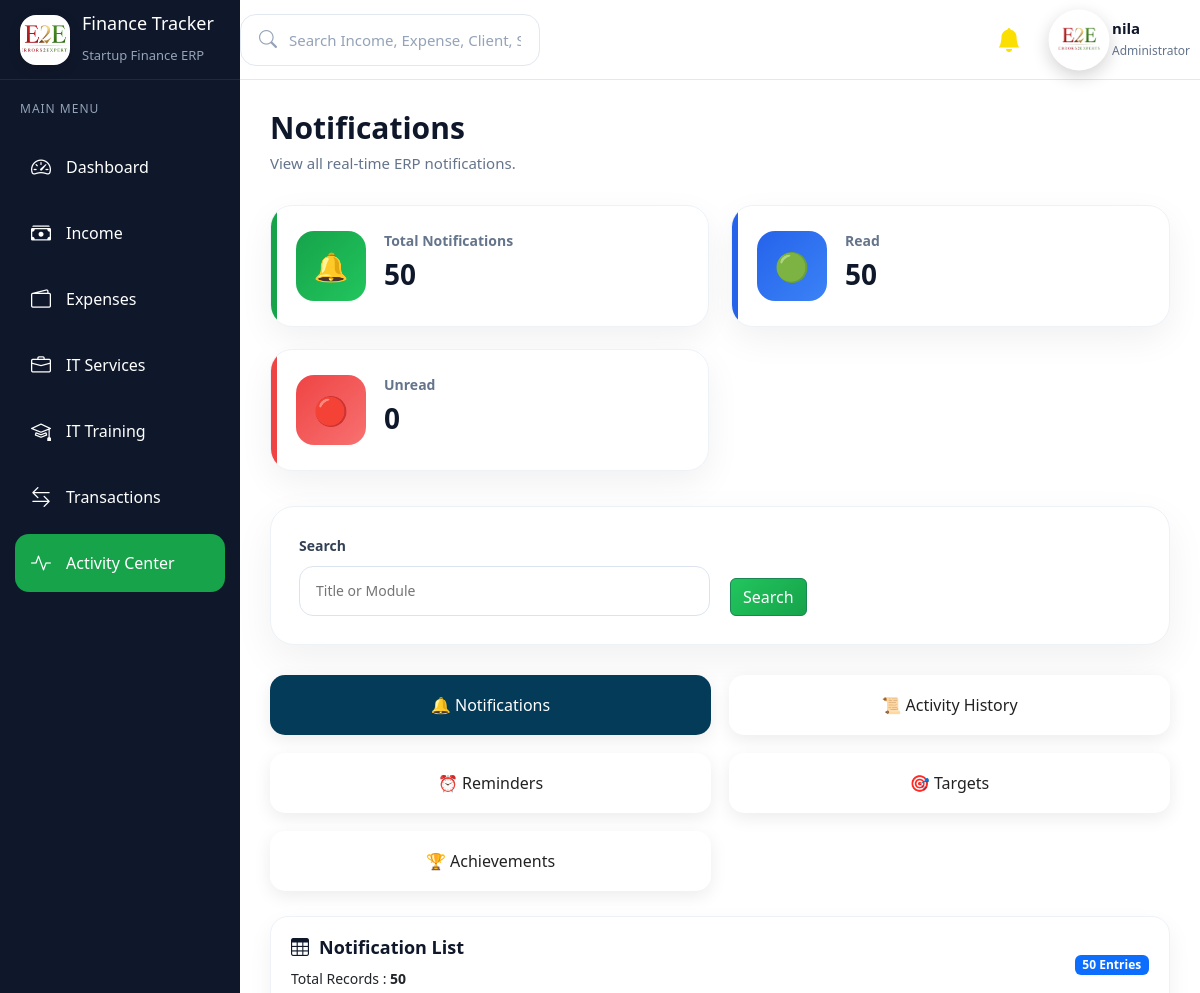
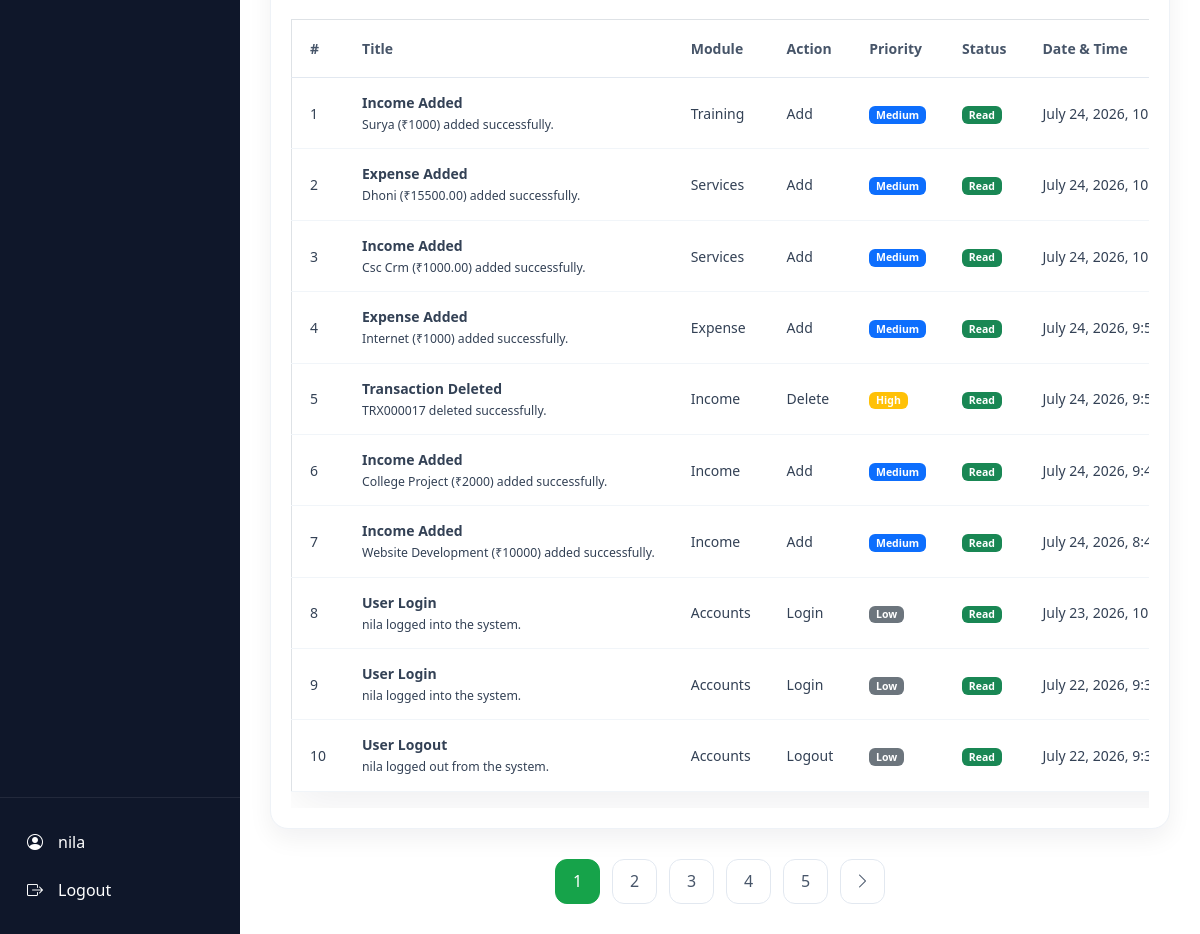
Page /activity/notifications/ (signed in) on the committed database (2 pictures, top to bottom).
### activity/models.py (models this page shows, shortened)
class Notification(models.Model):
    MODULE_CHOICES = (
        ("Accounts", "Accounts"),
        ("Income", "Income"),
        ("Expense", "Expense"),
        ("Training", "Training"),
        ("Services", "Services"),
        ("Transaction", "Transaction"),
        ("Report", "Report"),
        ("Settings", "Settings"),
        ("System", "System"),
    )
    ACTION_CHOICES = (
        ("Add", "Add"),
        ("Edit", "Edit"),
        ("Delete", "Delete"),
        ("View", "View"),
        ("Reminder", "Reminder"),
        ("Target", "Target"),
        ("Achievement", "Achievement"),
        ("Login", "Login"),
        ("Logout", "Logout"),
    )
    PRIORITY_CHOICES = (
        ("Low", "Low"),
        ("Medium", "Medium"),
        ("High", "High"),
        ("Critical", "Critical"),
    )
    title = models.CharField(max_length=200)
    message = models.TextField()
    module = models.CharField(
        max_length=30,
        choices=MODULE_CHOICES
    )
    action = models.CharField(
        max_length=30,
        choices=ACTION_CHOICES
    )
    priority = models.CharField(
        max_length=20,
        choices=PRIORITY_CHOICES,
        default="Medium"
    )
    is_read = models.BooleanField(
        default=False
    )
    created_by = models.ForeignKey(
        User,
        on_delete=models.SET_NULL,
        null=True,
        blank=True
    )
    created_at = models.DateTimeField(
        auto_now_add=True
    )
    class Meta:
        ordering = ["-created_at"]

### activity/views.py (the view)
def notification_list(request):
    Notification.objects.filter(
        is_read=False
    ).update(is_read=True)
    notifications = Notification.objects.all().order_by("-created_at")
    total_notifications = notifications.count()
    read_notifications = notifications.filter(
        is_read=True
    ).count()
    unread_notifications = notifications.filter(
        is_read=False
    ).count()
    paginator = Paginator(
        notifications,
        10
    )
    page_number = request.GET.get("page")
    page_obj = paginator.get_page(page_number)
    return render(
        request,
        "activity/notification_list.html",
        {
            "notifications": page_obj,
            "page_obj": page_obj,
            "total_notifications": total_notifications,
            "read_notifications": read_notifications,
            "unread_notifications": unread_notifications,
            "active_page": "notifications",
            "active_activity": "notifications",
        }
    )

### activity/context_processors.py (called while the page is built)
def notification_context(request):
    unread_notifications = Notification.objects.filter(
        is_read=False
    ).count()
    recent_notifications = Notification.objects.filter(
        is_read=False
    ).order_by("-created_at")[:5]
    return {
        "unread_notifications": unread_notifications,
        "recent_notifications": recent_notifications,
    }

### templates/activity/notification_list.html (shortened to what this page needs)
{% extends "base.html" %}
{% block content %}
<div class="page-header">
    <div>
        <h2>Notifications</h2>
        <p>View all real-time ERP notifications.</p>
    </div>
</div>
<div class="dashboard-cards">
    <div class="dashboard-card revenue">
        <div class="card-icon">
            🔔
        </div>
        <div class="card-content">
            <h5>Total Notifications</h5>
            <h2>{{ total_notifications }}</h2>
        </div>
    </div>
    <div class="dashboard-card profit">
        <div class="card-icon">
            🟢
        </div>
        <div class="card-content">
            <h5>Read</h5>
            <h2>{{ read_notifications }}</h2>
        </div>
    </div>
    <div class="dashboard-card expense">
        <div class="card-icon">
            🔴
        </div>
        <div class="card-content">
            <h5>Unread</h5>
            <h2>{{ unread_notifications }}</h2>
        </div>
    </div>
</div>
<div class="filter-card">
    <form method="GET">
        <div class="filter-grid">
            <div class="filter-group">
                <label>Search</label>
                <input
                    type="text"
                    name="search"
                    placeholder="Title or Module">
            </div>
            <div class="filter-buttons">
                <button class="btn btn-success">
                    Search
                </button>
            </div>
        </div>
    </form>
</div>
<div class="service-nav">
    <a href="{% url 'notification_list' %}"
        class="service-link {% if active_activity == 'notifications' %}active{% endif %}">
        🔔 Notifications
        </a>
        <a href="{% url 'activity_history' %}"
            class="service-link {% if active_activity == 'history' %}active{% endif %}">
            📜 Activity History
        </a>
        <a href="{% url 'reminder_list' %}"
            class="service-link {% if active_activity == 'reminders' %}active{% endif %}">
            ⏰ Reminders
        </a>
        <a href="{% url 'target_list' %}" class="service-link {% if active_activity == 'targets' %}active{% endif %}">
            🎯 Targets
        </a>
        <a href="{% url 'achievement_list' %}"
            class="service-link {% if active_activity == 'achievements' %}active{% endif %}">
            🏆 Achievements
        </a>
</div>
<div class="dashboard-box notification-table-card">
    <div class="box-header">
    <div>
        <h3>
            <i class="bi bi-table"></i>
            Notification List
        </h3>
        <small>
            Total Records :
            <strong>{{ page_obj.paginator.count }}</strong>
        </small>
    </div>
    <div>
        <span class="badge bg-primary">
            {{ page_obj.paginator.count }} Entries
        </span>
    </div>
</div>
   <div class="table-responsive">
    <table class="table dashboard-table align-middle">
        <thead>
            <tr>
                <th>#</th>
                <th>Title</th>
                <th>Module</th>
                <th>Action</th>
                <th>Priority</th>
                <th>Status</th>
                <th>Date & Time</th>
            </tr>
        </thead>
        <tbody>
        {% for notification in notifications %}
            <tr>
                <td>{{ page_obj.start_index|add:forloop.counter0 }}</td>
                <td>
                    <strong>
                        {{ notification.title }}
                    </strong>
                    <br>
                    <small>
                        {{ notification.message }}
                    </small>
                </td>
                <td>
                    {{ notification.module }}
                </td>
                <td>
                    {{ notification.action }}
                </td>
                <td>
                    {% if notification.priority == "Critical" %}
                        <span class="badge bg-danger">
                            Critical
                        </span>
                    {% elif notification.priority == "High" %}
                        <span class="badge bg-warning">
                            High
                        </span>
                    {% elif notification.priority == "Medium" %}
                        <span class="badge bg-primary">
                            Medium
                        </span>
                    {% else %}
                        <span class="badge bg-secondary">
                            Low
                        </span>
                    {% endif %}
                </td>
                <td>
                    {% if notification.is_read %}
                        <span class="badge bg-success">
                            Read
                        </span>
                    {% else %}
                        <span class="badge bg-danger">
                            Unread
                        </span>
                    {% endif %}
                </td>
                <td>
                    {{ notification.created_at }}
                </td>
            </tr>
        {% endfor %}
        </tbody>
    </table>
</div>
</div>
<div class="pagination-container">
    {% for page in page_obj.paginator.page_range %}
        {% if page == page_obj.number %}
            <span class="page-btn active">{{ page }}</span>
        {% else %}
            <a href="?page={{ page }}" class="page-btn">{{ page }}</a>
        {% endif %}
    {% endfor %}
    {% if page_obj.has_next %}
    <a href="?page={{ page_obj.next_page_number }}" class="page-btn">
        <i class="bi bi-chevron-right"></i>
    </a>
    {% endif %}
</div>
{% endblock %}

### templates/includes/sidebar.html (shortened to what this page needs)
{% load static %}
<aside class="sidebar" id="sidebar">
    <div class="sidebar-header">
        <div class="brand">
            <div class="brand-logo">
                <img
    src="{% static 'images/e2e.jpeg' %}"
    alt="E2E Logo"
    class="brand-logo-img"
>
            </div>
            <div class="brand-text">
                <h2>Finance Tracker</h2>
                <span>Startup Finance ERP</span>
            </div>
        </div>
    </div>
    <div class="menu-title">
        MAIN MENU
    </div>
    <ul class="sidebar-menu">
        <li>
            <a href="/dashboard/" class="{% if '/dashboard/' in request.path %}active{% endif %}">
                <i class="bi bi-speedometer2"></i>
                <span>Dashboard</span>
            </a>
        </li>
        <li>
            <a href="/income/" class="{% if '/income/' in request.path %}active{% endif %}">
                <i class="bi bi-cash-stack"></i>
                <span>Income</span>
            </a>
        </li>
        <li>
            <a href="/expenses/" class="{% if '/expenses/' in request.path %}active{% endif %}">
                <i class="bi bi-wallet2"></i>
                <span>Expenses</span>
            </a>
        </li>
        <li>
            <a href="/services/" class="{% if '/services/' in request.path %}active{% endif %}">
                <i class="bi bi-briefcase"></i>
                <span>IT Services</span>
            </a>
        </li>
        <li>
            <a href="/training/" class="{% if '/training/' in request.path %}active{% endif %}">
                <i class="bi bi-mortarboard"></i>
                <span>IT Training</span>
            </a>
        </li>
        <li>
            <a href="/transactions/" class="{% if '/transactions/' in request.path %}active{% endif %}">
                <i class="bi bi-arrow-left-right"></i>
                <span>Transactions</span>
            </a>
        </li>
        <li>
            <a href="/activity/" class="{% if '/activity/' in request.path %}active{% endif %}">
                <i class="bi bi-activity"></i>
                <span>Activity Center</span>
            </a>
        </li>
    </ul>
    <div class="sidebar-footer">
        <a href="/admin/">
            <i class="bi bi-person-circle"></i>
            <span>{{ request.user.username }}</span>
        </a>
        <a href="/logout/">
            <i class="bi bi-box-arrow-right"></i>
            <span>Logout</span>
        </a>
    </div>
</aside>

### templates/includes/navbar.html (shortened to what this page needs)
{% load static %}
<nav class="navbar">
    <div class="navbar-left">
        <div class="search-box">
            <i class="bi bi-search"></i>
            <input type="text" id="globalSearch" placeholder="Search Income, Expense, Client, Student..."
                autocomplete="off">
        </div>
    </div>
    <div class="navbar-right">
        <a href="{% url 'notification_list' %}" class="nav-icon notification-icon">
            <i class="bi bi-bell-fill"></i>
        </a>
        <div class="profile">
       <img
    src="{% static 'images/e2e-logo.png' %}"
    alt="E2E Logo"
    class="profile-avatar"
>
            <div>
                <h5>{{ request.user.username }}</h5>
                <span>Administrator</span>
            </div>
        </div>
    </div>
</nav>

### static/css/style.css (style rules this page uses)
* { margin:0; padding:0; box-sizing:border-box; font-family:"Segoe UI",sans-serif; }
body { background:var(--bg); color:var(--text); font-family:"Inter",sans-serif; font-size:14px; line-height:1.6; }

### static/css/sidebar.css (style rules this page uses)
.sidebar { position:fixed; top:0; left:0; bottom:0; width:280px; display:flex; flex-direction:column; background:#0f172a; color:#fff; overflow:hidden; z-index:9999; }
.sidebar-header { height:80px; padding:20px; display:flex; align-items:center; gap:15px; border-bottom:1px solid rgba(255,255,255,.08); }
.brand { display:flex; align-items:center; gap:12px; }
.brand-logo { width:50px; height:50px; background:#fff; border-radius:16px; overflow:hidden; display:flex; align-items:center; justify-content:center; border:2px solid #ffffff; box-shadow:0 4px 12px rgba(0,0,0,.15); }
.brand-logo-img { width:100%; height:100%; object-fit:cover; transform:scale(1.45); transform-origin:center; border-radius:12px; }
.brand h2 { font-size:18px; }
.brand span { color:#94a3b8; font-size:13px; }
.menu-title { padding:20px; color:#94a3b8; font-size:12px; letter-spacing:1px; }
.sidebar-menu { list-style:none; padding:0 15px 20px; flex:1 1 auto; min-height:0; overflow-y:auto; overflow-x:hidden; -webkit-overflow-scrolling:touch; scrollbar-width:thin; }
.sidebar-menu li { margin-bottom:8px; }
.sidebar-menu a { display:flex; align-items:center; gap:15px; text-decoration:none; color:white; padding:14px 16px; border-radius:14px; transition:.3s; }
.sidebar-menu a:hover, .sidebar-menu a.active { background:#16a34a; }
.sidebar-menu i { font-size:20px; }
.sidebar-footer { margin-top:auto; flex-shrink:0; padding:20px 15px; background:#0f172a; border-top:1px solid rgba(255,255,255,.08); }
.sidebar-footer a { display:flex; align-items:center; gap:15px; text-decoration:none; color:white; padding:12px; border-radius:12px; }
@media (max-width:1400px) { .sidebar { width:260px; } }
@media (max-width:1200px) { .sidebar { width:240px; } }

### static/css/navbar.css (style rules this page uses)
.navbar { height:80px; background:#fff; display:flex; justify-content:space-between; align-items:center; padding:0 35px; border-bottom:1px solid #e5e7eb; position:sticky; top:0; z-index:999; }
.navbar-left { display:flex; align-items:center; gap:18px; }
.search-box { position:relative; width:430px; height:52px; display:flex; align-items:center; padding:0 18px; background:#fff; border:1px solid #e2e8f0; border-radius:16px; transition:.35s; }
.search-box i { color:#94a3b8; font-size:18px; }
.search-box input { width:100%; height:100%; border:none; outline:none; background:transparent; padding-left:12px; font-size:15px; }
.search-box input::placeholder { color:#94a3b8; }
.navbar-right { display:flex; align-items:center; gap:18px; }
.nav-icon { position: relative; display: flex; align-items: center; justify-content: center; width: 42px; height: 42px; text-decoration: none; color: #fbde02; font-size: 24px; border-radius: 50%; transition: all .3s ease; }
.profile { display:flex; align-items:center; gap:12px; padding:6px 10px; border-radius:14px; cursor:pointer; transition:.35s; }
.profile img { width:42px; height:42px; object-fit:cover; border-radius:50%; background:#fff; border:2px solid #ffffff; padding:0; transform:scale(1.45); transform-origin:center; box-shadow:0 4px 12px rgba(18, 16, 16, 0.18); transition:.3s ease; }
.profile h5 { margin:0; font-size:15px; color:#0f172a; font-weight:600; }
.profile span { font-size:12px; color:#64748b; }
@media (max-width:1400px) { .search-box { width:360px; } }
@media (max-width:1200px) { .search-box { width:300px; } }

### static/css/service.css (style rules this page uses)
.service-nav { display:flex; gap:20px; flex-wrap:wrap; margin:25px 0; }
.service-link { flex:1; min-width:180px; background:#fff; border-radius:15px; padding:18px; text-align:center; text-decoration:none; color:#222; box-shadow:0 5px 18px rgba(0,0,0,.08); transition:.3s; }
.service-link.active { background:#043b59; color:#fff; }
@media (max-width:1200px) { .service-nav { display:grid; grid-template-columns:repeat(2,1fr); gap:18px; } }

### rows in the picture
Notification: start_index|add "1", title "Income Added", message "Surya (₹1000) added successfully.", module "Training", action "Add", priority "Medium", is_read "Read", created_at "July 24, 2026,…"
Notification: start_index|add "2", title "Expense Added", message "Dhoni (₹15500.00) added successfully.", module "Services", action "Add", priority "Medium", is_read "Read", created_at "July 24, 2026,…"
Notification: start_index|add "3", title "Income Added", message "Csc Crm (₹1000.00) added successfully.", module "Services", action "Add", priority "Medium", is_read "Read", created_at "July 24, 2026,…"
Notification: start_index|add "4", title "Expense Added", message "Internet (₹1000) added successfully.", module "Expense", action "Add", priority "Medium", is_read "Read", created_at "July 24, 2026,…"
Notification: start_index|add "5", title "Transaction Deleted", message "TRX000017 deleted successfully.", module "Income", action "Delete", priority "High", is_read "Read", created_at "July 24, 2026,…"
Notification: start_index|add "6", title "Income Added", message "College Project (₹2000) added successfully.", module "Income", action "Add", priority "Medium", is_read "Read", created_at "July 24, 2026,…"
Notification: start_index|add "7", title "Income Added", message "Website Development (₹10000) added successfully.", module "Income", action "Add", priority "Medium", is_read "Read", created_at "July 24, 2026,…"
Notification: start_index|add "8", title "User Login", message "nila logged into the system.", module "Accounts", action "Login", priority "Low", is_read "Read", created_at "July 23, 2026,…"
Notification: start_index|add "9", title "User Login", message "nila logged into the system.", module "Accounts", action "Login", priority "Low", is_read "Read", created_at "July 22, 2026,…"
Notification: start_index|add "10", title "User Logout", message "nila logged out from the system.", module "Accounts", action "Logout", priority "Low", is_read "Read", created_at "July 22, 2026,…"

### other values in the picture
{{ request.user.username }} "nila"
{{ total_notifications }} "50"
{{ read_notifications }} "50"
{{ unread_notifications }} "0"
{{ page_obj.paginator.count }} "50"
{{ page }} "1"
{{ page }} "2" "3" "4" "5"
